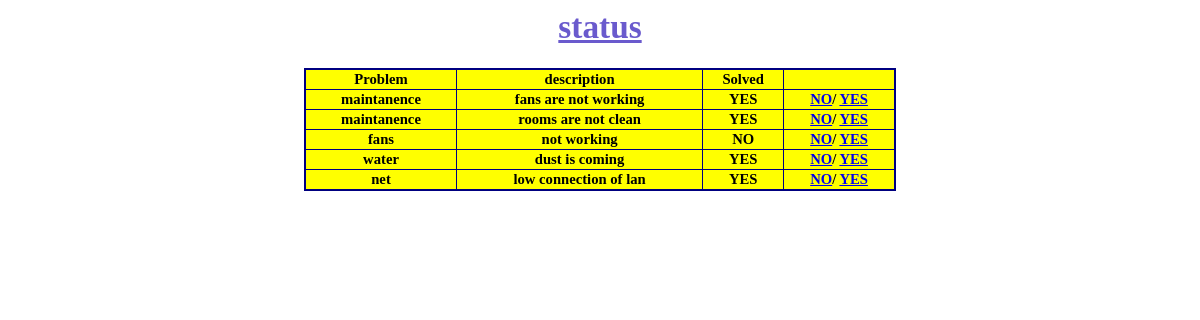
The app's page /adminstatus.php with its own data.
### tables this page shows
CREATE TABLE `tbl_issue` (
  `user_id` int(5) NOT NULL,
  `issueid` int(5) NOT NULL,
  `subject` varchar(20) NOT NULL,
  `discription` text NOT NULL,
  `solution` varchar(10) NOT NULL DEFAULT 'not solved'
);

### adminstatus.php (the view, shortened to what this page needs)
<?php
$servername = "localhost";
$username = "root";
$password = "";
$conn = mysqli_connect($servername, $username, $password);
mysqli_select_db($conn ,"tbl_issues");
?>
<html>
<link rel="stylesheet" href="status.css">
<body>
<h1 align="center">status</h1>
<table border="1" width="50%" align="center" cellpading="3">
<tr>
        <td>Problem</td>
        <td>description</td>
        <td>Solved</td>
</tr>
    <?php
    $qry = "SELECT * FROM tbl_issue";
    $sql=mysqli_query($conn,$qry);
    while($row=mysqli_fetch_assoc($sql))
    {
    ?>
        <tr>
        <td><?php echo $row['subject'];?></td>
         <td><?php echo $row['discription'];?></td>
         <td><?php echo $row['solution'];?></td>
         <td> <a href="adminstatus.php?isid=<?php echo $row['issueid'];?>&status=NO">NO</a>/
         <a href="adminstatus.php?isid=<?php echo $row['issueid'];?>&status=YES">YES</a>
              </td>
      </tr>
    <?php }
    ?>
</table>
</body>
</html>

### status.css (style rules this page uses)
h1 { font-family: Calibri; font-size: 25pt; font-style: normal; font-weight: bold; color:SlateBlue; text-align: center; text-decoration: underline }
table { font-family: Calibri; color:black; font-size: 11pt; font-style: normal; font-weight: bold; text-align:center; background-color: yellow; border-collapse: collapse; border: 2px solid navy }

### records on screen
tbl_issue: subject "maintanence", discription "fans are not working", solution "YES"
tbl_issue: subject "maintanence", discription "rooms are not clean", solution "YES"
tbl_issue: subject "fans", discription "not working", solution "NO"
tbl_issue: subject "water", discription "dust is coming", solution "YES"
tbl_issue: subject "net", discription "low connection of lan", solution "YES"
